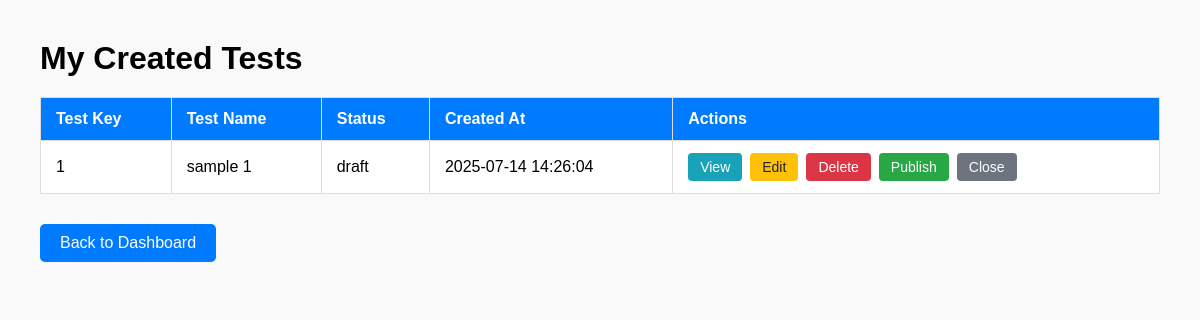
Page /my_tests (signed in) on the committed database.
### tables this page shows
CREATE TABLE tests (
        test_id INTEGER PRIMARY KEY AUTOINCREMENT,
        employee_id TEXT NOT NULL,
        subject TEXT NOT NULL,
        section TEXT NOT NULL,  
        semester TEXT NOT NULL,  
        total_time INTEGER NOT NULL,
        total_questions INTEGER NOT NULL,
        status TEXT DEFAULT 'draft',
        created_at DATETIME DEFAULT CURRENT_TIMESTAMP,
        FOREIGN KEY (employee_id) REFERENCES teachers(employee_id)
        ON DELETE CASCADE
        ON UPDATE CASCADE
    );

### app.py (the view)
@app.route('/my_tests')
def my_tests():
    employee_id = session.get('employee_id')
    if not employee_id:
        flash("Please log in first.")
        return redirect(url_for('teacher_signin'))  # or your login route
    conn = sqlite3.connect(DATABASE)
    conn.row_factory = sqlite3.Row
    cursor = conn.cursor()
    cursor.execute('''
        SELECT test_id, subject, status, created_at
        FROM tests
        WHERE employee_id = ?
        ORDER BY created_at DESC
    ''', (employee_id,))
    tests = cursor.fetchall()  # List of tuples
    return render_template('my_tests.html', tests=tests)

### templates/my_tests.html (shortened to what this page needs)
<!DOCTYPE html>
<html lang="en">
<head>
</head>
<body>
    <h1>My Created Tests</h1>
    {% if tests and tests|length > 0 %}
    <table>
        <thead>
            <tr>
                <th>Test Key</th>
                <th>Test Name</th>
                <th>Status</th>
                <th>Created At</th>
                <th>Actions</th>
            </tr>
        </thead>
        <tbody>
            {% for test in tests %}
            <tr>
                <td>{{ test[0] }}</td>
                <td>{{ test[1] }}</td>
                <td>{{ test[2] }}</td>
                <td>{{ test[3] }}</td>
                <td>
                    <div class="actions">
                        <a href="{{ url_for('edit_test', test_id=test[0]) }}" class="btn btn-view">View</a>
                        {% if test[2] == 'draft' %}
                            <a href="{{ url_for('edit_test', test_id=test[0]) }}" class="btn btn-edit">Edit</a>
                        {% else %}
                            <button class="btn btn-disabled" disabled>Edit</button>
                        {% endif %}
                        <form method="POST" action="{{ url_for('delete_test', test_id=test[0]) }}" onsubmit="return confirm('Are you sure you want to delete this test?');">
                            <button type="submit" class="btn btn-delete">Delete</button>
                        </form>
                        <form method="POST" action="/update_status/{{ test[0] }}">
                            <button type="submit" class="btn btn-publish">Publish</button>
                        </form>
                        <form method="POST" action="/update_status/{{ test[0] }}">
                            <button type="submit" class="btn btn-close">Close</button>
                        </form>
                    </div>
                </td>
            </tr>
            {% endfor %}
        </tbody>
    </table>
    {% else %}
    <p class="no-tests">You have not created any tests yet.</p>
    {% endif %}
    <a href="{{ url_for('teacher_dashboard') }}" class="dashboard-button">Back to Dashboard</a>
</body>
</html>

### templates/my_tests.html (style rules this page uses)
body { font-family: Arial, sans-serif; margin: 40px; background: #f9f9f9; }
table { width: 100%; border-collapse: collapse; background: #fff; margin-bottom: 20px; }
th, td { padding: 12px 15px; border: 1px solid #ddd; text-align: left; }
th { background: #007BFF; color: white; }
.actions { display: flex; gap: 8px; flex-wrap: wrap; }
.btn { padding: 6px 12px; border-radius: 4px; border: none; cursor: pointer; font-size: 14px; text-decoration: none; color: white; text-align: center; display: inline-block; }
.btn-view { background-color: #17a2b8; }
.btn-edit { background-color: #ffc107; color: #212529; }
.btn-delete { background-color: #dc3545; }
.btn-publish { background-color: #28a745; }
.btn-close { background-color: #6c757d; }
.dashboard-button { background-color: #007BFF; color: white; padding: 10px 20px; border-radius: 5px; text-decoration: none; display: inline-block; margin: 10px 0; }
h1 { margin-bottom: 20px; }
form { display: inline; margin: 0; }

### rows in the picture
tests: test_id "1", subject "sample 1", status "draft", created_at "2025-07-14 14:26:04"
